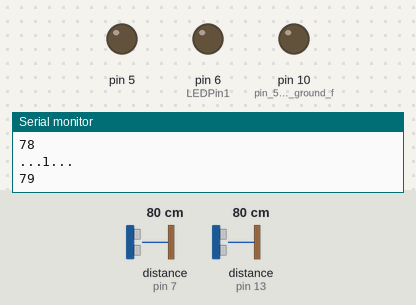
This sketch was run on a simulated Arduino Uno, built with avr-gcc and run on an emulated ATmega328P. Parts: output pins drawn as LEDs (lit = HIGH), the last lines printed to the serial monitor. Wiring (inferred from the names in the program): 2 × ultrasonic range finder: trigger pin 8, echo pin 7 / trigger pin 12, echo pin 13. Dashed ring = blinking. The test bench sets the inputs (shaded band); at power-on: distance to the obstacle (sensors on pin 7, pin 13) 80 cm. The echo pulse lasts 58.3 µs per cm; pins used as bus, display or sensor lines are not drawn.

Above: at 1.2 s.
1.3 s: distance to the obstacle (sensor on pin 7) set to 200 cm
2.8 s: distance to the obstacle (sensor on pin 7) set to 206 cm
At 3.01 s:
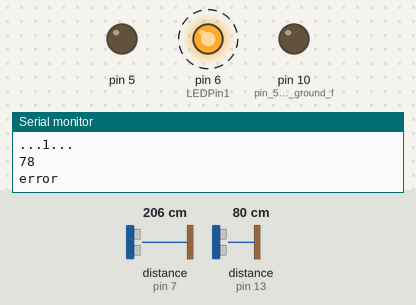
5.8 s: distance to the obstacle (sensor on pin 13) set to 199 cm
8.8 s: distance to the obstacle (sensor on pin 13) set to 205 cm
At 9.6 s:
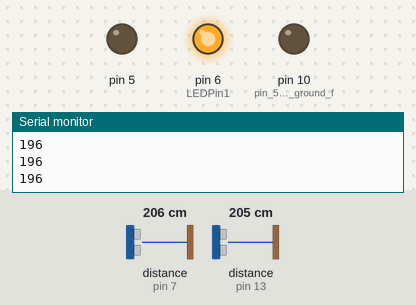
10.3 s: distance to the obstacle (sensor on pin 13) set to 2 cm
At 11.02 s:
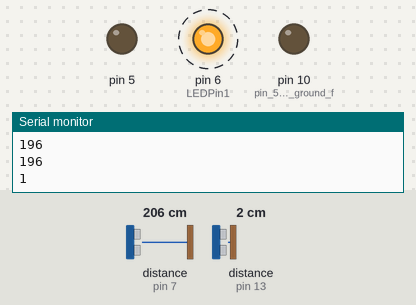
Timing chart, 0 to 14.3 s (numbered marks = the images above; inputs shaded):
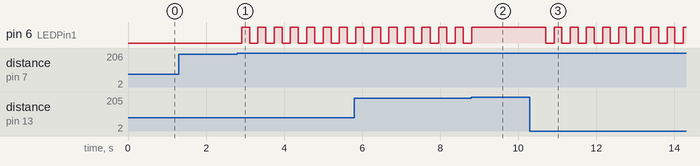

The sketch:

DualSensorUS.ino
```cpp
#define echoPort1 7 // Echo Pin
#define trigPin1 8 // Trigger Pin
#define LEDPin1 6 // Onboard LED

#define echoPort2 13 // Echo Pin
#define trigPin2 12 // Trigger Pin
#define LEDPin2 6 // Onboard LED

int pass1 = 0;
unsigned int t1 =0;
int pass2 = 0;
unsigned int t2=0;
unsigned long passDuration,passDurationMod;
unsigned long maxPassDuration = 10000;
unsigned long minPassDuration=200;


int parked=0;
int maximumRange = 200; // Maximum range needed - to be changed
int minimumRange = 0; // Minimum range needed
long pulseDuration, distance; // Duration used to calculate distance

void setup() {
 Serial.begin (9600);
 pinMode(5,OUTPUT);
 digitalWrite(5, LOW);
 pinMode(10,OUTPUT);  //pin 5 and 10 are ground for LED outputs which display if +1 or -1
 digitalWrite(10, LOW);

 pinMode(trigPin1, OUTPUT);
 pinMode(echoPort1, INPUT);
 pinMode(LEDPin1, OUTPUT); // Use LED indicator (if required)

 pinMode(trigPin2, OUTPUT);
 pinMode(echoPort2, INPUT);
 pinMode(LEDPin2, OUTPUT); // Use LED indicator (if required)
}

void loop() {// ... this is the reading loop


 digitalWrite(trigPin1, LOW);
 delayMicroseconds(2);

 digitalWrite(trigPin1, HIGH);
 delayMicroseconds(10);

 digitalWrite(trigPin1, LOW);
    int tries = 0;
    do
    {
        pulseDuration = pulseIn( echoPort1, HIGH, 50000);
        distance = 0.034 * pulseDuration / 2;
        if ( pulseDuration == 0 ) {
            delay(100);
            pinMode(echoPort1, OUTPUT);
            digitalWrite(echoPort1, LOW);
            delay(100);
            pinMode(echoPort1, INPUT);
        }
    } while (pulseDuration == 0 && ++tries < 3);
    if (pulseDuration == 0)
       {
        Serial.println("1 Out of range");
        if(pass1==0){
            t1 = millis();
            pass1=1;

        }
        digitalWrite(LEDPin1, LOW);
       }
    else{
           if (distance >= maximumRange || distance <= minimumRange){
           /* Send a negative number to computer and Turn LED ON
           to indicate "out of range" */
//           Serial.println("1");
//           Serial.println(distance);
           digitalWrite(LEDPin1, HIGH);
           }
           else {
           /* Send the distance to the computer using Serial protocol, and
           turn LED OFF to indicate successful reading. */
           Serial.println(distance);
           if(pass1==0){
                      t1 = millis();
                      pass1=1;
                      Serial.println("...1...");

                  }
           digitalWrite(LEDPin1, LOW);
           }

           //Delay 50ms before next reading.
           delay(200);
         }


 digitalWrite(trigPin2, LOW);
 delayMicroseconds(2);

 digitalWrite(trigPin2, HIGH);
 delayMicroseconds(10);

 digitalWrite(trigPin2, LOW);
    do
    {
        pulseDuration = pulseIn( echoPort2, HIGH, 50000);
        distance = 0.034 * pulseDuration / 2;
        if ( pulseDuration == 0 ) {
            delay(100);
            pinMode(echoPort2, OUTPUT);
            digitalWrite(echoPort2, LOW);
            delay(100);
            pinMode(echoPort2, INPUT);
        }
    } while (pulseDuration == 0 && ++tries < 3);
    if (pulseDuration == 0)
       {
        Serial.println("2 Out of range");
        if(pass2==0){
                      t2 = millis();
                      pass2=1;
                      Serial.println("...2...");

         }
         digitalWrite(LEDPin2, LOW);
       }
    else{
           if (distance >= maximumRange || distance <= minimumRange){
           /* Send a negative number to computer and Turn LED ON
           to indicate "out of range" */
//           Serial.println("2");
//           Serial.println(distance);
           digitalWrite(LEDPin2, HIGH);
           }
           else {
           Serial.println(distance);
           if(pass2==0){
                      t2 = millis();
                      pass2=1;
           }
           digitalWrite(LEDPin2, LOW);
           }

           //Delay 50ms before next reading.
           delay(200);         //delay after out of range - to be removed

         }

if(pass1==1 && pass2==1){
  passDuration = t1-t2;
  passDurationMod = abs(passDuration);

  if(passDurationMod>maxPassDuration || passDurationMod<minPassDuration){
    Serial.println("error");
  }
  else{
    if(passDuration > 0){
       Serial.println("positive");
    }
    else{
       Serial.println("negative");
    }
  }
  pass1=0;
  pass2=0;
  t1=0;
  t2=0;
}


}
```

Measured:
- the behaviour switches between 202 and 203 cm on distance to the obstacle (sensor on pin 7) (found by bisection; images 0 and 1)
- the behaviour switches between 202 and 203 cm on distance to the obstacle (sensor on pin 13) (found by bisection; images 1 and 2)
- after the input at 2.8 s, pin 6 (LEDPin1): alternates HIGH for 0.21 s and LOW for 0.21 s, starting after 0.11 s
- after the input at 8.8 s, pin 6 (LEDPin1): goes on until 8.8 s, then stays HIGH
- after the input at 10.3 s, pin 6 (LEDPin1): alternates HIGH for 0.20 s and LOW for 0.21 s, starting after 0.41 s
